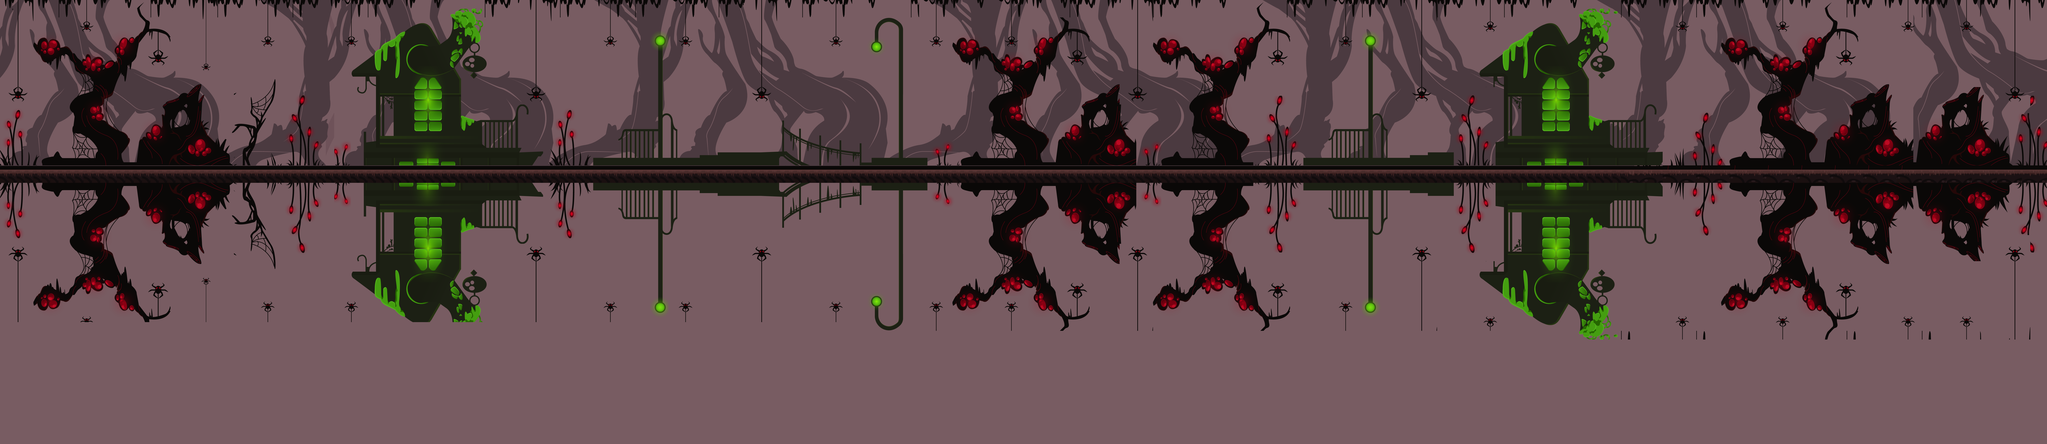

This game map was drawn from its Tiled (.tmx) file and the tilesets committed beside it. A one-line description and the trimmed map source follow:
An orthogonal 245x51 tile map with 48x50 px tiles, 4 tile layers (MainBg, TreesBg, Ground, Bg stuff), 7 tilesets.

<map version="1.0" tiledversion="2017.07.26" orientation="orthogonal" renderorder="right-down" width="245" height="51" tilewidth="48" tileheight="50" nextobjectid="1">
 <tileset firstgid="1" source="tsx_2/red_main_bg.tsx" />
 <tileset firstgid="841" source="tsx_2/red_bg.tsx" />
 <tileset firstgid="1681" source="tsx_2/trees.tsx" />
 <tileset firstgid="2521" source="tsx_2/spiders.tsx" />
 <tileset firstgid="3361" source="tsx_2/house.tsx" />
 <tileset firstgid="4201" source="tsx_2/light.tsx" />
 <tileset firstgid="5041" source="tsx_2/red_tree.tsx" />
 <layer name="MainBg" width="245" height="51">
  <data>[12495 cells, 12444 non-empty, 894 distinct tile ids]</data>
 </layer>
 <layer name="TreesBg" width="245" height="51">
  <data>[12495 cells, 10985 non-empty, 859 distinct tile ids]</data>
 </layer>
 <layer name="Ground" width="245" height="51">
  <data>[12495 cells, 490 non-empty, 20 distinct tile ids]</data>
 </layer>
 <layer name="Bg stuff" width="245" height="51">
  <data>[12495 cells, 11107 non-empty, 1667 distinct tile ids]</data>
 </layer>
</map>
